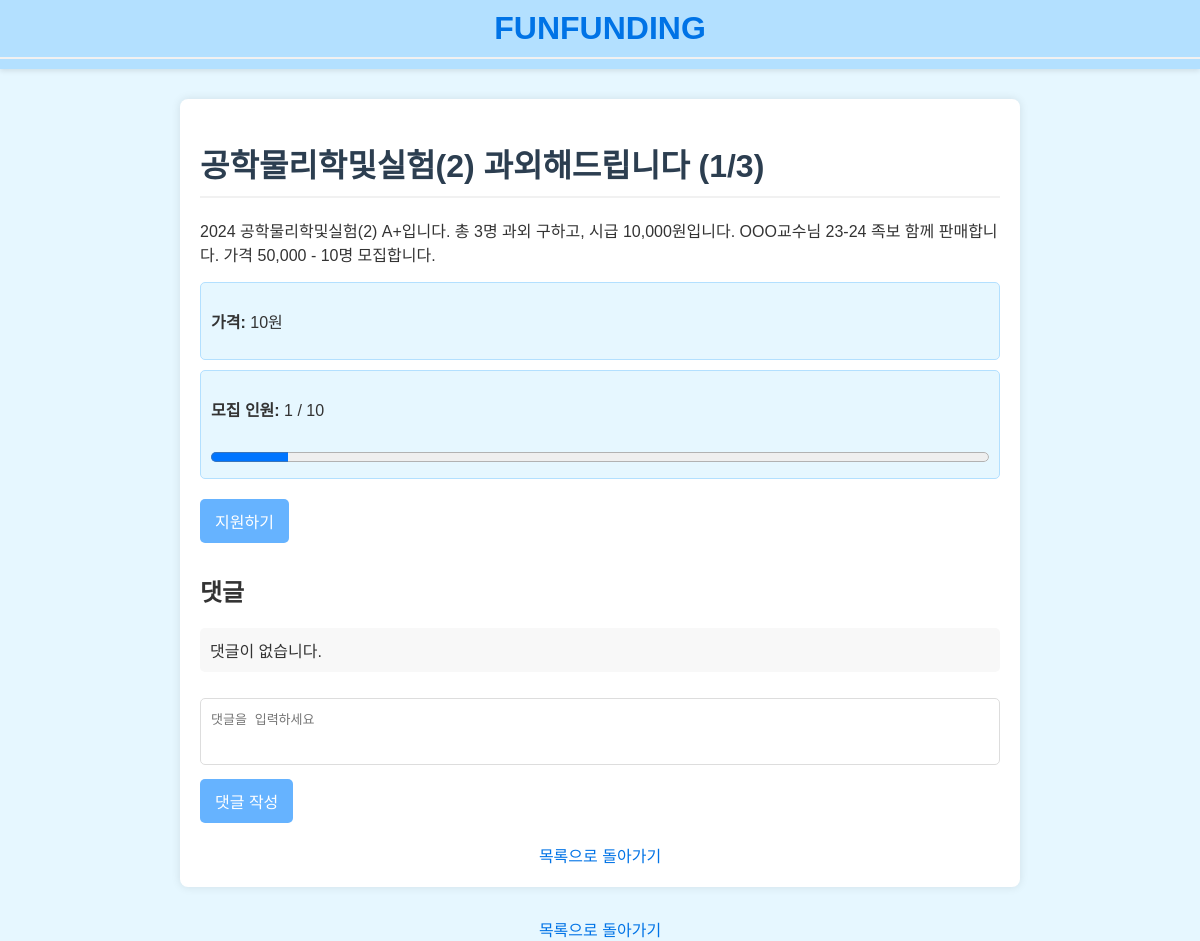
Page /posts/2/ on the committed database.
### funding/models.py (models this page shows, shortened)
class Post(models.Model):
    title = models.CharField(max_length=100)  # 게시글 제목
    content = models.TextField()  # 게시글 내용
    price = models.PositiveIntegerField()  # 가격
    capacity = models.PositiveIntegerField(default=10)  # 모집 인원
    current_applicants = models.PositiveIntegerField(default=0)  # 현재 지원자 수
    created_at = models.DateTimeField(auto_now_add=True)  # 생성 시간
    updated_at = models.DateTimeField(auto_now=True)  # 수정 시간
    author = models.ForeignKey(User, on_delete=models.CASCADE, related_name='posts')  # 작성자
    def is_full(self):
        return self.current_applicants >= self.capacity  # 모집 마감 여부

### funding/views.py (the view, shortened to what this page needs)
# urls.py: path('posts/<int:pk>/', views.post_detail, name='post_detail'),  # 상세 페이지
def post_detail(request, pk):
    post = get_object_or_404(Post, pk=pk)
    comments = post.comments.all()
    return render(request, 'funding/post_detail.html', {'post': post, 'comments': comments})

### funding/templates/funding/post_detail.html (shortened to what this page needs)
<!DOCTYPE html>
<html lang="en">
<head>
</head>
<body>
    <header>
        <div class="logo">
            <a href="{% url 'post_list' %}">
                <h1>FunFunding</h1>
            </a>
        </div>
    </header>
    <div class="container">
        <h1>{{ post.title }}</h1>
        <p>{{ post.content }}</p>
        <div class="price-info">
            <p><strong>가격:</strong> {{ post.price }}원</p>
        </div>
        <div class="progress-info">
            <p><strong>모집 인원:</strong> {{ post.current_applicants }} / {{ post.capacity }}</p>
            <progress value="{{ post.current_applicants }}" max="{{ post.capacity }}"></progress>
        </div>
        {% if not post.is_full %}
            <form method="POST">
                <button type="submit" name="support">지원하기</button>
            </form>
        {% else %}
            <p class="alert">모집이 마감되었습니다.</p>
        {% endif %}
        <div class="comment-section">
            <h2>댓글</h2>
            <ul class="comment-list">
                {% for comment in comments %}
                    <li>
                        <div>
                            <strong>{{ comment.user.username }}</strong>: {{ comment.content }}
                            <small>({{ comment.created_at }})</small>
                        </div>
                        {% if user.is_authenticated and user == comment.user %}
                            <a href="{% url 'comment_delete' comment.pk %}" class="delete-comment">삭제</a>
                        {% endif %}
                    </li>
                {% empty %}
                    <li>댓글이 없습니다.</li>
                {% endfor %}
            </ul>
            <form method="POST">
                <textarea name="content" rows="3" placeholder="댓글을 입력하세요" required></textarea>
                <button type="submit" name="comment">댓글 작성</button>
            </form>
        </div>
        <div class="footer">
            <a href="{% url 'post_list' %}">목록으로 돌아가기</a>
        </div>
    </div>
</body>
</html>
        <div class="footer">
            <a href="{% url 'post_list' %}">목록으로 돌아가기</a>
        </div>
</body>
</html>

### funding/templates/funding/post_detail.html (style rules this page uses)
body { font-family: 'Arial', sans-serif; background-color: #e6f7ff; margin: 0; padding: 0; color: #333; }
header { background-color: #b3e0ff; color: white; text-align: center; padding: 10px 0; box-shadow: 0 2px 5px rgba(0, 0, 0, 0.1); }
header .logo h1 { margin: 0; font-size: 2em; font-weight: bold; text-transform: uppercase; color: #0073e6; }
header .logo a { text-decoration: none; color: inherit; }
.container { width: 90%; max-width: 800px; margin: 30px auto; background-color: #ffffff; border-radius: 8px; box-shadow: 0 0 10px rgba(0, 0, 0, 0.1); padding: 20px; }
h1 { color: #2c3e50; border-bottom: 2px solid #f1f1f1; padding-bottom: 10px; margin-bottom: 20px; }
.price-info, .progress-info { margin: 10px 0; padding: 10px; background-color: #e6f7ff; border: 1px solid #b3e0ff; border-radius: 5px; }
progress { width: 100%; height: 20px; margin-top: 10px; }
button, .button-group a, .delete-comment { background-color: #66b3ff; color: white; text-decoration: none; padding: 8px 12px; border: none; border-radius: 5px; font-size: 1em; cursor: pointer; display: inline-block; }
.comment-section { margin-top: 30px; }
.comment-list { list-style: none; padding: 0; }
.comment-list li { background-color: #f8f8f8; padding: 10px; margin-bottom: 10px; border-radius: 5px; display: flex; justify-content: space-between; align-items: center; }
textarea { width: 100%; padding: 10px; margin-top: 10px; border: 1px solid #ddd; border-radius: 5px; font-size: 1em; resize: none; box-sizing: border-box; }
form button { background-color: #66b3ff; color: white; padding: 10px 15px; border: none; border-radius: 5px; cursor: pointer; font-size: 1em; margin-top: 10px; }
.footer { margin-top: 20px; text-align: center; }
a { color: #0073e6; text-decoration: none; }

### rows in the picture
Post: title "공학물리학및실험(2) 과외해드립니다 (1/3)", content "2024 공학물리학및실험(2) A+입니다. 총 3명 과외 구하고, 시급 10,000원입니다. OOO교수님 23-24 족보 함께 판매합니다. 가격 50,000 - 10명 모집합니다.", price "10", current_applicants "1", capacity "10"
